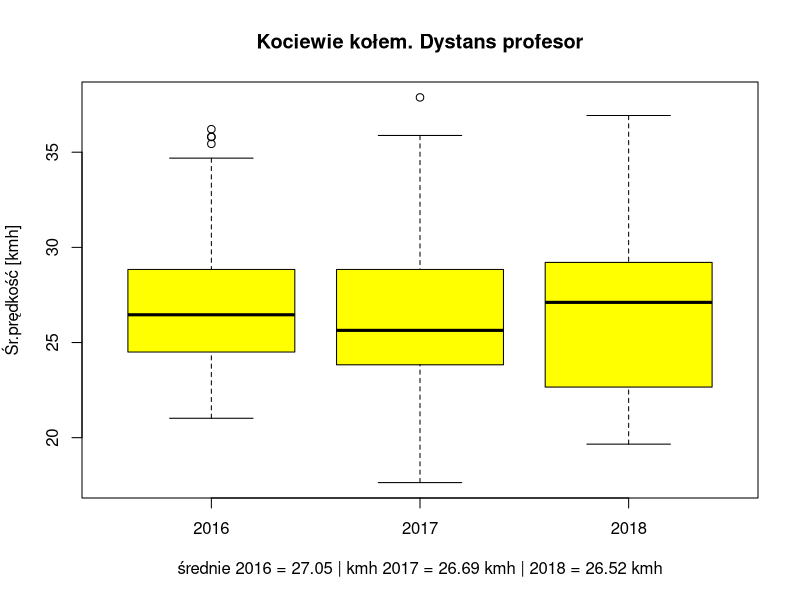
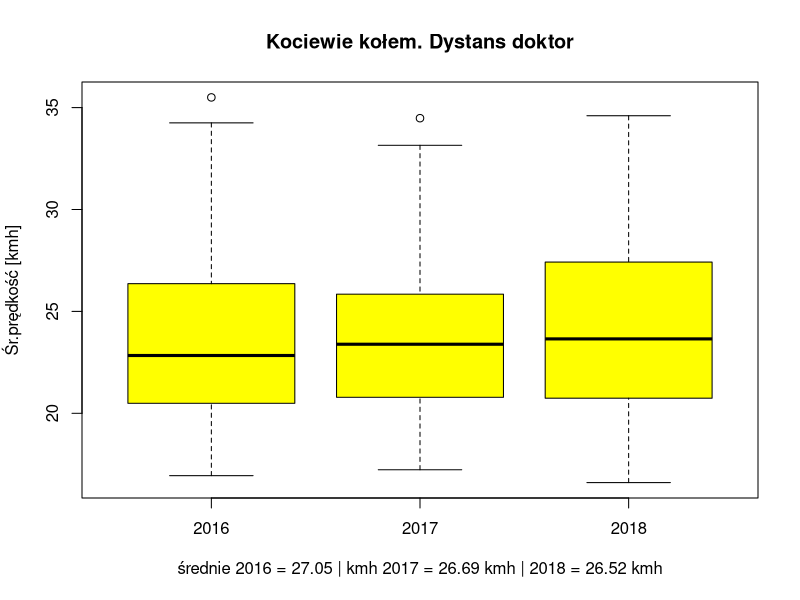

Source code (R) for these figures, in order:
#
z16 <- read.csv("2016_KK_D.csv", sep = ';',  header=T, na.string="NA", dec=".");
aggregate (z16$time, list(Numer = z16$dist), summary)
# fun=fivenum -- minimum, lower-hinge, median, upper-hinge, maximum
z16$year <- 2016;

z17 <- read.csv("2017_KK_D.csv", sep = ';',  header=T, na.string="NA", dec=".");
aggregate (z17$time, list(Numer = z17$dist), summary)
z17$year <- 2017;

z18 <- read.csv("2018_KK_D.csv", sep = ';',  header=T, na.string="NA", dec=".");
aggregate (z18$time, list(Numer = z18$dist), summary)
z18$year <- 2018;


###
zz16 <- z16[, c("dist", "kmH", "time", "year")];
zz17 <- z17[, c("dist", "kmH", "time", "year")];
zz18 <- z18[, c("dist", "kmH", "time", "year")];

zz <- rbind (zz16, zz17, zz18);

## tylko dystans 155
zz140 <- subset (zz, ( dist > 120 & kmH < 50 ));
sum140 <- aggregate (zz140$kmH, list(Numer = zz140$year), summary)
sum140

xl <- sprintf("średnie 2016 = %.2f | kmh 2017 = %.2f kmh | 2018 = %.2f kmh", 
        sum140$x[1,4], sum140$x[2,4], sum140$x[3,4])
boxplot (kmH ~ year, zz140, xlab = xl, ylab = "Śr.prędkość [kmh]", col = "yellow", main="Kociewie kołem. Dystans profesor" )


zz120 <- subset (zz, ( dist > 100 & dist < 130 & kmH < 50 ));
sum120 <- aggregate (zz120$kmH, list(Numer = zz120$year), summary)
sum120

xl <- sprintf("średnie 2016 = %.2f | kmh 2017 = %.2f kmh | 2018 = %.2f kmh", 
        sum140$x[1,4], sum140$x[2,4], sum140$x[3,4])
boxplot (kmH ~ year, zz120, xlab = xl, ylab = "Śr.prędkość [kmh]", col = "yellow", main="Kociewie kołem. Dystans doktor" )
